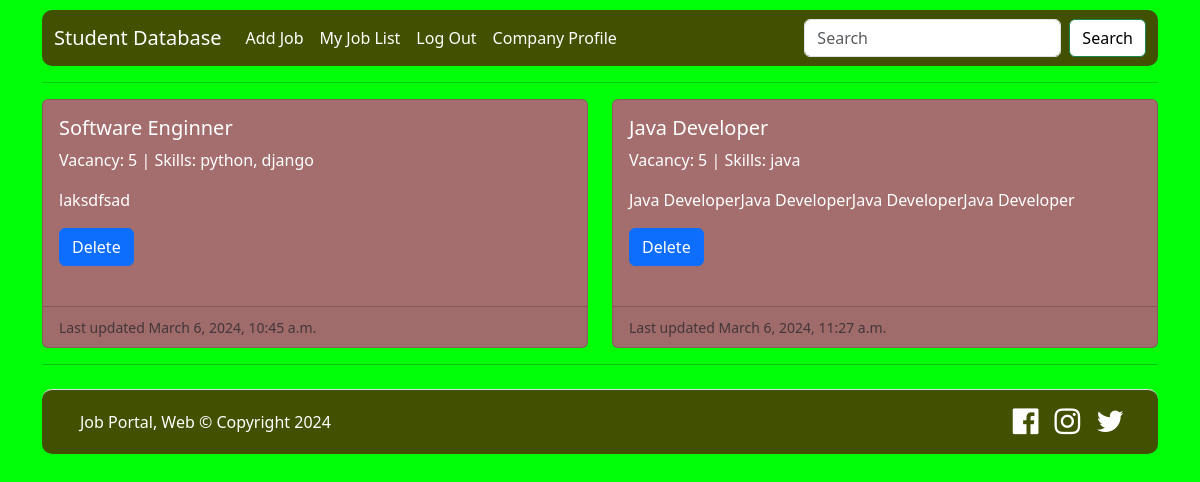
The app's page /job-post-list/ (signed in) with its own data.
### home/models.py (models this page shows, shortened)
class Job(models.Model):
    user = models.ForeignKey(Custom_User, on_delete=models.CASCADE, related_name='user_job')
    title = models.CharField(max_length=500)
    number_of_openings = models.PositiveIntegerField()
    category = models.CharField(max_length=20)
    job_description = models.TextField()
    skills = models.CharField(max_length=100)
    created_date = models.DateTimeField(auto_now_add=True)
    updated_date = models.DateTimeField(auto_now=True)

### home/views.py (the view)
# urls.py: path('job-post-list/', job_post_list, name='job_post_list'),
@login_required
def job_post_list(request):
    if request.user.user_type == 'Recruiter':
        user = request.user
        job = Job.objects.filter(user=user)
        return render(request, 'job/post_job_list.html', {'job': job})
    else:
        return redirect('home')

### templates/job/post_job_list.html (shortened to what this page needs)
{% extends 'base.html' %}
{% block body_content %}
<div class="row row-cols-1 row-cols-md-2 g-4">
    {% for job in job %}
    <div class="col">
        <div class="card h-100" style="background-color: #a56e6e; color: white;">
            <div class="card-body">
                <h5 class="card-title">{{job.title}}</h5>
                <p class="card-text">Vacancy: {{job.number_of_openings}} | Skills: {{job.skills}}</p>
                <p class="card-text">{{job.job_description}}</p>
                <div class="row">
                    {% if request.user.is_authenticated %}
                    <div class="col-6">
                        <a href="{% url 'delete_job' job.pk %}" class="btn btn-primary">Delete</a>
                    </div>
                    {% endif %}
                </div>
            </div>
            <br>
            <div class="card-footer">
                <small class="text-body-secondary">Last updated {{job.updated_date}}</small>
            </div>
        </div>
    </div>
    {% endfor %}
</div>
{% endblock %}

### records on screen
Job: title "Software Enginner", number_of_openings "5", skills "python, django", job_description "laksdfsad", updated_date "March 6, 2024, 10:45 a.m."
Job: title "Java Developer", number_of_openings "5", skills "java", job_description "Java DeveloperJava DeveloperJava DeveloperJava Developer", updated_date "March 6, 2024, 11:27 a.m."
